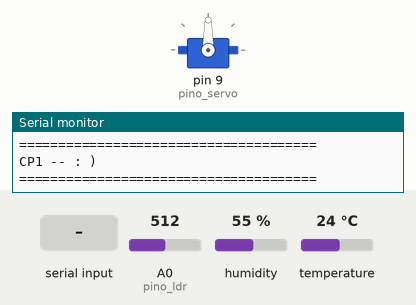
This sketch was run on a simulated Arduino Uno, built with avr-gcc and run on an emulated ATmega328P. Parts: servo, the last lines printed to the serial monitor. Inputs (shaded band) come from the test bench; at power-on: A0 (pino_ldr) = 512, humidity 55 %, temperature 24 °C.

Above: at 1.2 s.
1.3 s: "1\n" received over Serial
At 1.7 s:
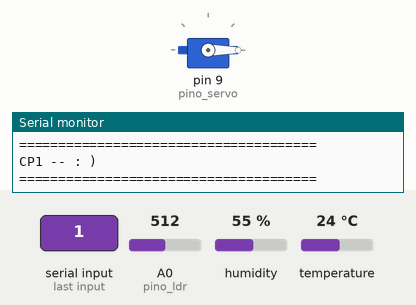
2.8 s: "3\n" received over Serial
At 4.0 s:
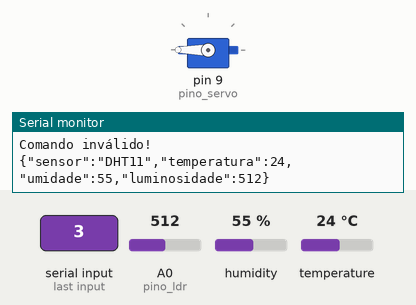
4.3 s: "2\n" received over Serial
At 5.1 s:
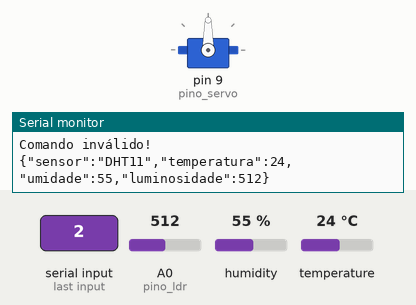
Timing chart, 0 to 7.3 s (numbered marks = the images above; inputs shaded):
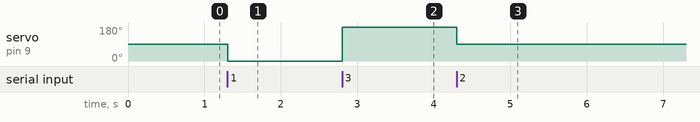

The sketch:

CP1_IoT.ino
```cpp
#include <ArduinoJson.h> // Inclui a biblioteca ArduinoJson
#include <DHT.h>          // Inclui a biblioteca DHT
#include <Servo.h>        // Inclui a biblioteca Servo

// --- Definição dos pinos ---
const int pino_dht = 2;   // Pino do sensor DHT11
const int pino_ldr = A0;  // Pino do sensor LDR
const int pino_servo = 9; // Pino do servo motor

// --- Variáveis globais ---
float temperatura, umidade, temperaturaFahrenheit; // Variáveis para armazenar temperatura e umidade
int luminosidade;                                  // Variável para armazenar luminosidade
DHT dht(pino_dht, DHT11);                           // Objeto DHT
Servo myservo;                                     // Objeto Servo

// --- Função setup ---
void setup() {
  Serial.begin(9600); // Inicializa a comunicação serial
  dht.begin();         // Inicializa o sensor DHT11
  myservo.attach(pino_servo); // Conecta o servo ao pino

  Serial.println("======================================");
  Serial.println("CP1 -- : )");
  Serial.println("======================================");
}

// --- Função loop ---
void loop() {
  leitura_sensores(); // Chama a função para leitura dos sensores
  controle_servo();   // Chama a função para controle do servo
}

// --- Função para leitura dos sensores ---
void leitura_sensores() {
  static unsigned long lastReadTime = 0;
  if (millis() - lastReadTime >= 3000) {
    lastReadTime = millis();

    // --- Leitura dos sensores ---
    temperatura = dht.readTemperature();
    umidade = dht.readHumidity();
    luminosidade = analogRead(pino_ldr);

    // --- Conversão para Fahrenheit ---
    temperaturaFahrenheit = temperatura;
    // --- Verificação de erros ---
    if (isnan(umidade) || isnan(temperatura)) {
      Serial.println("[MonteCarloDigital]:( ERRO: Falha na leitura do sensor DHT!");
      return;
    }

    // --- Criação do documento JSON ---
    StaticJsonDocument<200> doc;
    doc["sensor"] = "DHT11";
    doc["temperatura"] = temperaturaFahrenheit;
    doc["umidade"] = umidade;
    doc["luminosidade"] = luminosidade;

    // --- Serialização do JSON ---
    String json;
    serializeJson(doc, json);
    Serial.println(json); // Envia o JSON pela serial
  }
}

// --- Função para controle do servo motor ---
void controle_servo() {
  if (Serial.available() > 0) {
    int comando = Serial.parseInt();
    switch (comando) {
      case 1:
        myservo.write(0);  // Ângulo 1: 0 graus
        break;
      case 2:
        myservo.write(90); // Ângulo 2: 90 graus
        break;
      case 3:
        myservo.write(180); // Ângulo 3: 180 graus
        break;
      default:
        Serial.println("Comando inválido!");
    }
  }
}
```

Measured:
- after the input at 1.3 s, servo on pin 9 (pino_servo): 90° → 0° at once
- after the input at 2.8 s, servo on pin 9 (pino_servo): 0° → 180° at once
- after the input at 4.3 s, servo on pin 9 (pino_servo): 180° → 90° at once
